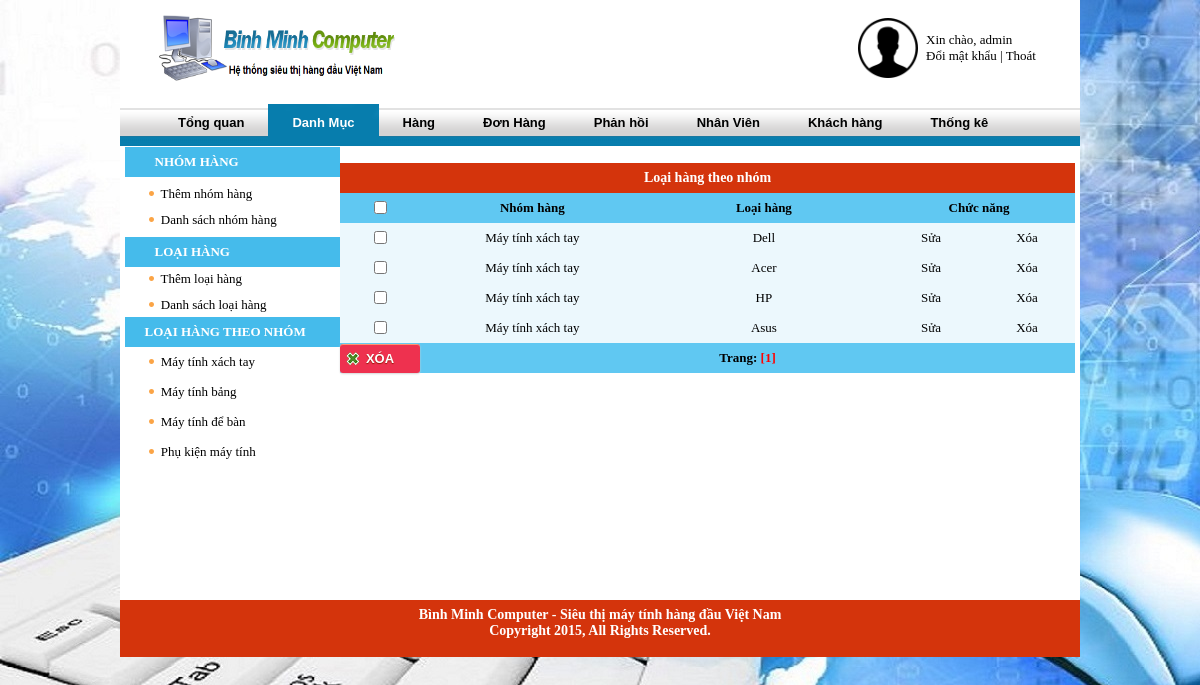
Screenshot of /admin/?m=mn&page=get-ds-loaihang&idn=1 (signed in) with the database file from the repository.
### tables this page shows
CREATE TABLE IF NOT EXISTS `nhomhang` (
  `id_nhom` int(10) NOT NULL,
  `tennhom` varchar(255) NOT NULL,
  PRIMARY KEY (`id_nhom`)
);

CREATE TABLE IF NOT EXISTS `loaihang` (
  `id_loai` int(10) NOT NULL,
  `id_nhom` int(11) NOT NULL,
  `tenloaisp` text NOT NULL,
  `ghichu` varchar(255) NOT NULL,
  PRIMARY KEY (`id_loai`)
);

### admin/include/get-ds-loaihang.php (the view)
<br />
<form method="post" id="frm" name="form">
<table width="735" border="0" cellspacing="0" cellpadding="0">
   <tr>
    <td colspan="9" class="tieude" align="center">Loại hàng theo nhóm</td>
  </tr>
  <tr height="30" class="dau">
    <td align="center" width="50"> <input id="selectall" type="checkbox"> </td>
    <td align="center" width="235"> Nhóm hàng </td>
    <td align="center" width="250"> Loại hàng </td>
    <td colspan="2" align="center" width="100"> Chức năng </td>
  </tr>
<?php
		$idn=$_GET["idn"];
		$sql3="select nhomhang.tennhom,loaihang.* from nhomhang,loaihang where nhomhang.id_nhom=loaihang.id_nhom and loaihang.id_nhom='$idn' order by nhomhang.id_nhom ASC";
		$kq3=mysql_query($sql3);
		if(!$kq3)
			echo "";
		else{
		while($r3=mysql_fetch_array($kq3))
		{
			$id_nhom=$r3["id_nhom"];$tennhom=$r3["tennhom"];
			$id_loai=$r3["id_loai"];$tenloai=$r3["tenloaisp"];
  ?>
  <tr class="noidung">
  <td width="50" align="center">
  <input type="checkbox" name="chon[]" class="checkbox1" value="<?php echo $id_loai; ?>"/></td>
    <td width="235" height="30" align="center" ><?php echo "$tennhom"; ?></td>
    <td width="250" align="center"><?php echo "$tenloai"; ?></td>
    <td width="100" align="center"><a href="?m=mn&page=update-loai-hang&idl=<?php echo "$id_loai"; ?>">Sửa</a></td>
    <td width="100" align="center"><a href="?m=mn&page=xoa-loai-hang&idl=<?php echo "$id_loai"; ?>" onclick="return check()">Xóa</a>
    </td>
  </tr>
 <?php
		}
		}
 ?>
<tr class="dau">
<td>
<input type="submit" class="button del" onClick="return ht();" value="Xóa" />
</td>
<td colspan="9" style="text-align: center;">
 Trang: <a href='#'><font color='#FF0000'>[1]</font>
</td>
</tr>
</table>
</form>

### admin/include/menu-mn.php
<table width="215" border="0" cellspacing="0" cellpadding="0">
  <tr>
  	<td height="30" class="menu" >
      <strong>NHÓM HÀNG</strong></td>
  </tr>
  <tr>
   <td height="60" style="padding-left:20px">
  <div align="left">
   <img src="/images/orange-circle-list.png" style="margin: 2px 4px;"> <a href="../admin/?m=mn&page=them-nhom-hang" class="admin-menu-left"> Thêm nhóm hàng</a>
   	<div style="height:10px"></div>
   <img src="/images/orange-circle-list.png" style="margin: 2px 4px;"> <a href="../admin/?m=mn&page=ds-nhom-hang" class="admin-menu-left"> Danh sách nhóm hàng</a>
	</div>
    </td>
  </tr>
    <tr>
  	<td class="menu"  height="30">
      <strong> LOẠI HÀNG</strong></td>
  </tr>
  <tr>
   <td height="50" style="padding-left:20px">
  <div align="left">
   <img src="/images/orange-circle-list.png" style="margin: 2px 4px;"> <a href="../admin/?m=mn&page=them-loai-hang" class="admin-menu-left"> Thêm loại hàng</a>
   	<div style="height:10px"></div>
   <img src="/images/orange-circle-list.png" style="margin: 2px 4px;"> <a href="../admin/?m=mn&page=ds-loai-hang" class="admin-menu-left"> Danh sách loại hàng</a>
	</div>
    </td>
  </tr>
   <tr>
   <td class="menu" style="padding-left:20px" height="25"><strong>LOẠI HÀNG  THEO NHÓM</strong></td>
   </tr>
  <tr>
	<td>
    <?php
    $sql3=mysql_query("select * from nhomhang");
	while($r3=mysql_fetch_array($sql3))
	{
		$tennhom=$r3["tennhom"];$id_nhom=$r3["id_nhom"];
		echo "<tr><td>
		<div style=\"padding-left:20px;\">
		<table border=0 cellspacing=0 cellpadding=0 >
		<tr><td height=30px width=100%>
		<img src=\"/images/orange-circle-list.png\" style=\"margin: 2px 4px;\"/> <a href='../admin/?m=mn&page=get-ds-loaihang&idn=$id_nhom'>$tennhom</a>
		</td></tr>
		</table>
		</div></td></tr>";
	}
	?>
    </td>
  </tr>
</table>

### admin/css/main.css (style rules this page uses)
body { background-repeat: repeat-y; margin-left: 0px; margin-top: 0px; margin-right: 0px; margin-bottom: 0px; text-align: center; font-family:Tahoma; font-size:13px; background:url('/admin/img/bg.jpg'); background-attachment: fixed; }
a:link { text-decoration: none; color:#000000; }
.button { border:none!important; border-style: None; text-decoration: none; min-width: 80px; height: 29px; text-align: center; font: bold 13px arial; background: #EE314F!important; color: #ffffff; border-radius: 3px; -moz-border-radius: 3px; -khtml-border-radius: 3px; -webkit-border-radius: 3px; -moz-box-shadow: 0px 3px 0px #ae0c25; -webkit-box-shadow: 0px 3px 0px #ae0c25; cursor:pointer; text-transform: uppercase; }
.button { border-color: #d1371c #d1371c #9f220d; text-shadow: 0 1px 1px #961a07; box-shadow: 0 1px 2px #d6d6d6, inset 0 1px 0 #ff9573; }
input.button.del { background-position: 5px 7px!important; background-image: url(../img/delete.png)!important; background-repeat: no-repeat!important; }
.tieude { color:#FFFFFF; font-family:Tahoma; font-size: 14px; font-weight:bold; background-color:#d4340c;height:30px; }
.menu { padding-left:30px; border:0px solid #d4340c; background: #45bbeb; color: #fff; font-weight: bold; //border-radius: 6px 6px 0 0; height: 30px; }
tr.noidung { background: none repeat scroll 0% 0% #ECF8FD; border-top: 1px solid #FFF; height:30px; }
tr.dau { height:30px; background: none repeat scroll 0% 0% #60C8F2; font-weight: bold; }

### rows the page displays
nhomhang: tennhom "Máy tính xách tay"
nhomhang: tennhom "Máy tính bảng"
nhomhang: tennhom "Máy tính để bàn"
nhomhang: tennhom "Phụ kiện máy tính"
loaihang: id_nhom.tennhom "Máy tính xách tay", tenloaisp "Dell"
loaihang: id_nhom.tennhom "Máy tính xách tay", tenloaisp "Acer"
loaihang: id_nhom.tennhom "Máy tính xách tay", tenloaisp "HP"
loaihang: id_nhom.tennhom "Máy tính xách tay", tenloaisp "Asus"

### other values shown
$_SESSION['useradmin'] "admin"
